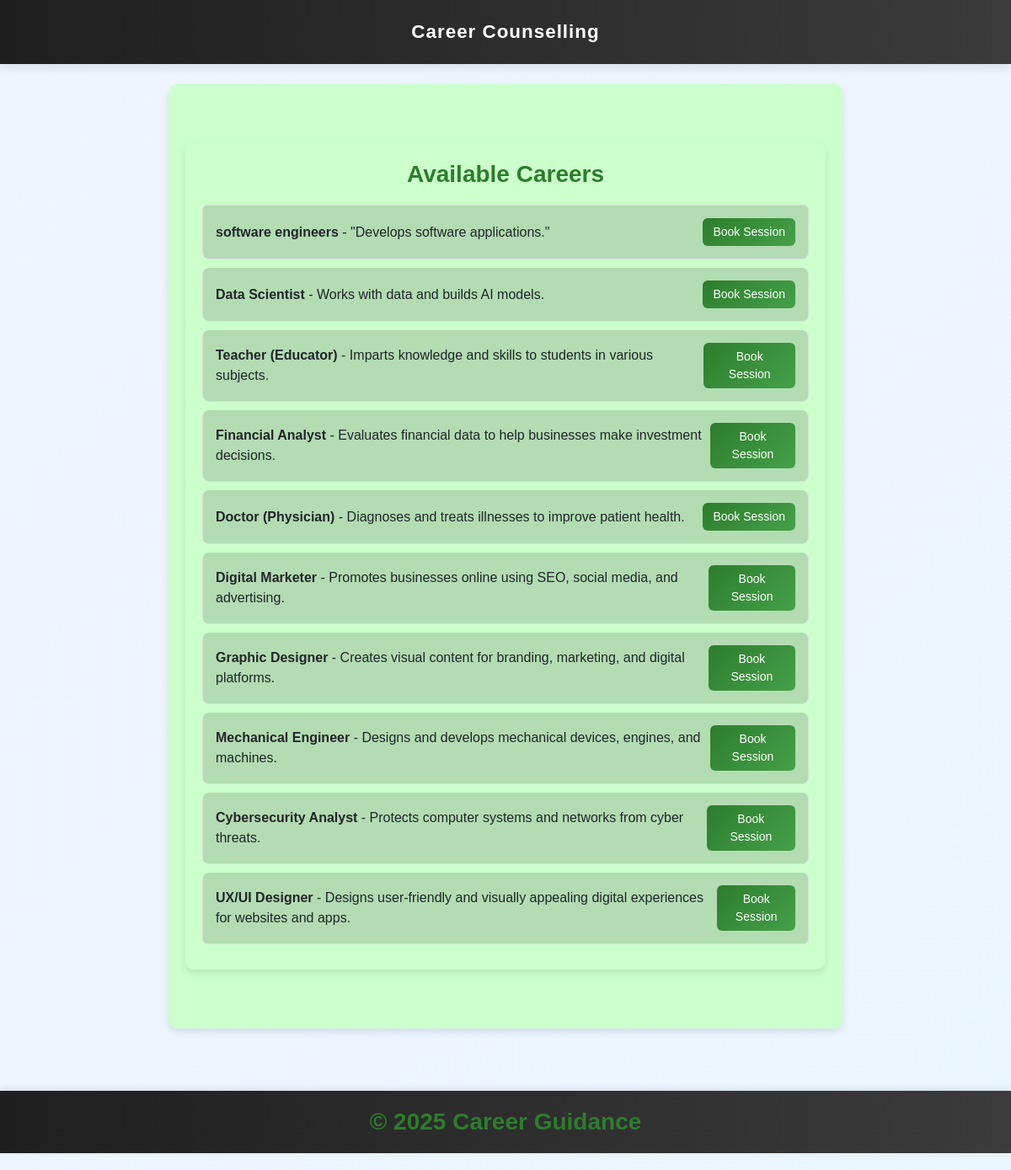
The page /careers/ (signed in) on the database its author committed.
### counselling/models.py (models this page shows, shortened)
class Career(models.Model):
    name = models.CharField(max_length=100)
    description = models.TextField()

### counselling/views.py (the view)
# urls.py: path('careers/', career_list, name='career_list'),
@login_required
def career_list(request):
    careers = Career.objects.all()
    return render(request, 'career_list.html', {'careers': careers})

### templates/career_list.html (shortened to what this page needs)
{% extends 'base.html' %}
{% block content %}
    <div class="container">
        <h2 class="text-center">Available Careers</h2>
        <ul class="list-group mt-3">
            {% for career in careers %}
                <li class="list-group-item">
                    <div>
                        <strong>{{ career.name }}</strong> - {{ career.description }}
                    </div>
                    <a href="{% url 'book_session' %}" class="btn btn-primary btn-sm">Book Session</a>
                </li>
            {% endfor %}
        </ul>
    </div>
{% endblock %}

### templates/base.html (shortened to what this page needs)
{% load static %}
<!DOCTYPE html>
<html lang="en">
<head>
    <link rel="stylesheet" href="https://cdn.jsdelivr.net/npm/bootstrap@5.3.0/dist/css/bootstrap.min.css">
</head>
<body>
    <nav class="navbar navbar-dark p-3">
        <a class="navbar-brand mx-auto" href="{% url 'career_list' %}">Career Counselling</a>
    </nav>
    <div class="container mt-4">
        {% block content %}{% endblock %}
    </div>
    <footer class="text-center p-3 mt-4">
        &copy; 2025 Career Guidance
    </footer>
</body>
</html>

### templates/base.html (style rules this page uses)
body { font-family: 'Segoe UI', Tahoma, Geneva, Verdana, sans-serif; background: linear-gradient(to bottom right, #f0f4ff, #eaf6ff); min-height: 100vh; display: flex; flex-direction: column; }
.navbar { background: linear-gradient(90deg, #1f1f1f, #3b3b3b); box-shadow: 0 4px 12px rgba(0,0,0,0.1); }
.navbar-brand { font-weight: bold; font-size: 1.4rem; color: #fff !important; letter-spacing: 1px; }
.container { flex: 1; padding-top: 20px; animation: fadeIn 0.8s ease-in-out; }
footer { background: linear-gradient(90deg, #1f1f1f, #3b3b3b); color: #fff; font-size: 0.9rem; box-shadow: 0 -2px 8px rgba(0,0,0,0.1); }

### templates/career_list.html (style rules this page uses)
body { font-family: Arial, sans-serif; background-color: #6faeed; margin: 0; padding: 0; }
.container { max-width: 800px; margin: 50px auto; background-color: #cbffcb; padding: 20px; border-radius: 10px; box-shadow: 0px 4px 10px rgba(0, 0, 0, 0.1); }
.text-center { text-align: center; color: #2d7d2d; font-size: 28px; font-weight: bold; margin-bottom: 20px; }
.list-group { list-style: none; padding: 0; }
.list-group-item { background-color: #b3dcb3; padding: 15px; margin-bottom: 10px; border-radius: 8px; display: flex; justify-content: space-between; align-items: center; border: 1px solid #ddd; transition: transform 0.2s, box-shadow 0.2s; }
.btn-primary { background: linear-gradient(135deg, #2d7d2d, #45a049); color: white; text-decoration: none; border-radius: 6px; padding: 8px 16px; font-size: 14px; border: none; cursor: pointer; transition: background 0.3s, transform 0.2s; }
.btn-sm { font-size: 14px; padding: 6px 12px; }

### rows shown on the page
Career: name "software engineers", description "\"Develops software applications.\""
Career: name "Data Scientist", description "Works with data and builds AI models."
Career: name "Teacher (Educator)", description "Imparts knowledge and skills to students in various subjects."
Career: name "Financial Analyst", description "Evaluates financial data to help businesses make investment decisions."
Career: name "Doctor (Physician)", description "Diagnoses and treats illnesses to improve patient health."
Career: name "Digital Marketer", description "Promotes businesses online using SEO, social media, and advertising."
Career: name "Graphic Designer", description "Creates visual content for branding, marketing, and digital platforms."
Career: name "Mechanical Engineer", description "Designs and develops mechanical devices, engines, and machines."
Career: name "Cybersecurity Analyst", description "Protects computer systems and networks from cyber threats."
Career: name "UX/UI Designer", description "Designs user-friendly and visually appealing digital experiences for websites and apps."
